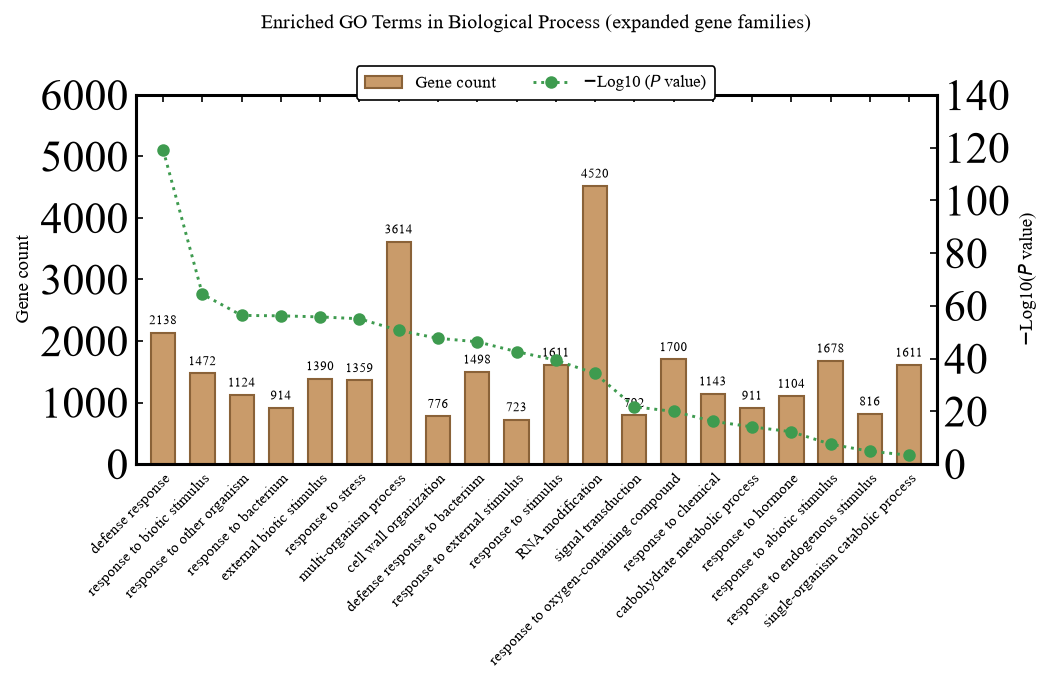

This figure's Python source:
# -*- coding: utf-8 -*-
"""案例10 - Nature 双Y轴图: GO 富集双轴柱线组合图。
参考：同类期刊常见的「双 Y 轴柱线组合图」版式 — 20 个 GO 条目, 棕褐柱=基因数(左轴, 顶标数值),
绿色点虚线=-Log10(P)(右轴), X 标签 45°, 顶部图例框, 总标题（详见同名 case 卡）。"""
import sys, os
HERE = os.path.dirname(os.path.abspath(__file__))
sys.path.insert(0, os.path.join(HERE, 'lib'))
from paper_style import *

import numpy as np
import matplotlib.pyplot as plt

set_style()

go_terms = [
    'defense response', 'response to biotic stimulus', 'response to other organism',
    'response to bacterium', 'external biotic stimulus', 'response to stress',
    'multi-organism process', 'cell wall organization', 'defense response to bacterium',
    'response to external stimulus', 'response to stimulus', 'RNA modification',
    'signal transduction', 'response to oxygen-containing compound', 'response to chemical',
    'carbohydrate metabolic process', 'response to hormone', 'response to abiotic stimulus',
    'response to endogenous stimulus', 'single-organism catabolic process',
]
counts = np.array([2138, 1472, 1124, 914, 1390, 1359, 3614, 776, 1498, 723,
                   1611, 4520, 792, 1700, 1143, 911, 1104, 1678, 816, 1611])
neglog10p = np.array([120, 65, 57, 56, 56, 55, 50, 47, 46, 43,
                      40, 35, 22, 20, 17, 15, 12, 9, 5, 3], dtype=float)

r = rng(10)
neglog10p = neglog10p + r.normal(0, 0.8, len(neglog10p)).clip(-2, 2)

tan = '#C99B6A'
edge = '#8A6238'
green = '#3E9B4F'

fig, ax = plt.subplots(figsize=cm2in(17.5, 12.5))
xs = np.arange(len(go_terms))
bars = ax.bar(xs, counts, width=0.62, color=tan, edgecolor=edge, linewidth=1.0,
              label='Gene count', zorder=2)

for x, c in zip(xs, counts):
    ax.text(x, c + 90, str(c), ha='center', va='bottom', fontsize=6.2, color='black')

ax.set_ylabel('Gene count', fontsize=9)
ax.set_ylim(0, 6000)
ax.set_yticks(np.arange(0, 6001, 1000))
ax.set_xlim(-0.7, len(go_terms) - 0.3)

# 右轴: -Log10(P)
ax2 = ax.twinx()
ax2.plot(xs, neglog10p, ls=':', color=green, lw=1.4, marker='o', markersize=5,
         markerfacecolor=green, markeredgecolor=green, zorder=3,
         label=r'$-$Log10 ($P$ value)')
ax2.set_ylabel(r'$-$Log10($P$ value)', fontsize=9)
ax2.set_ylim(0, 140)
ax2.set_yticks(np.arange(0, 141, 20))
ax2.spines['top'].set_visible(False)
ax2.spines['right'].set_visible(True)
ax2.tick_params(right=True)

# 顶部图例框(双列, 带边框)
h1, l1 = ax.get_legend_handles_labels()
h2, l2 = ax2.get_legend_handles_labels()
leg = ax.legend(h1 + h2, l1 + l2, loc='upper center', bbox_to_anchor=(0.5, 1.10),
                ncol=2, frameon=True, edgecolor='black', framealpha=1,
                fontsize=8, handlelength=2.2, borderpad=0.5, columnspacing=2.2)
leg.get_frame().set_linewidth(0.8)

ax.set_title('Enriched GO Terms in Biological Process (expanded gene families)',
             fontsize=9.5, pad=32)

ax.set_xticks(xs)
ax.set_xticklabels(go_terms)
plt.setp(ax.get_xticklabels(), rotation=45, ha='right', rotation_mode='anchor',
         fontsize=7)

fig.subplots_adjust(bottom=0.32, top=0.82)
save(fig, 'case_seg010.png')
